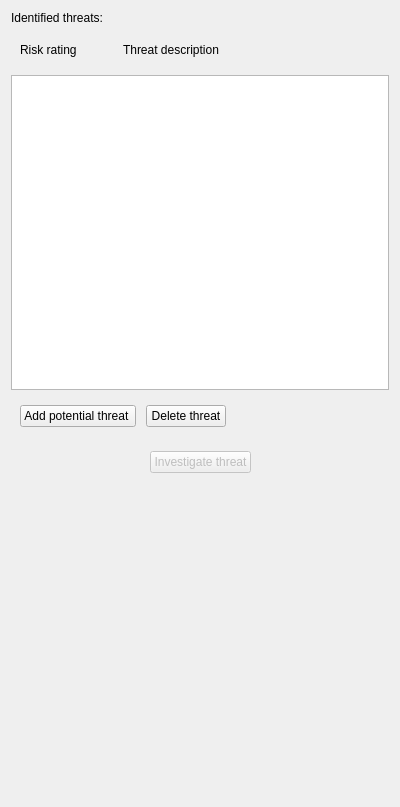
<?xml version="1.0" encoding="UTF-8"?>
<ui version="4.0">
 <class>Form</class>
 <widget class="QWidget" name="Form">
  <property name="geometry">
   <rect>
    <x>0</x>
    <y>0</y>
    <width>400</width>
    <height>807</height>
   </rect>
  </property>
  <property name="windowTitle">
   <string>Form</string>
  </property>
  <layout class="QVBoxLayout" name="verticalLayout_2">
   <item>
    <widget class="QLabel" name="label">
     <property name="text">
      <string>Identified threats:</string>
     </property>
    </widget>
   </item>
   <item>
    <widget class="QWidget" name="widget_2" native="true">
     <layout class="QHBoxLayout" name="horizontalLayout_2">
      <item>
       <widget class="QLabel" name="label_2">
        <property name="text">
         <string>Risk rating</string>
        </property>
       </widget>
      </item>
      <item>
       <spacer name="horizontalSpacer_3">
        <property name="orientation">
         <enum>Qt::Horizontal</enum>
        </property>
        <property name="sizeType">
         <enum>QSizePolicy::Minimum</enum>
        </property>
        <property name="sizeHint" stdset="0">
         <size>
          <width>40</width>
          <height>20</height>
         </size>
        </property>
       </spacer>
      </item>
      <item>
       <widget class="QLabel" name="label_3">
        <property name="text">
         <string>Threat description</string>
        </property>
       </widget>
      </item>
      <item>
       <spacer name="horizontalSpacer_2">
        <property name="orientation">
         <enum>Qt::Horizontal</enum>
        </property>
        <property name="sizeHint" stdset="0">
         <size>
          <width>40</width>
          <height>20</height>
         </size>
        </property>
       </spacer>
      </item>
     </layout>
    </widget>
   </item>
   <item>
    <widget class="QListWidget" name="display_list_widget">
     <property name="sortingEnabled">
      <bool>false</bool>
     </property>
    </widget>
   </item>
   <item>
    <widget class="QWidget" name="widget" native="true">
     <layout class="QHBoxLayout" name="horizontalLayout">
      <property name="spacing">
       <number>10</number>
      </property>
      <item>
       <widget class="QPushButton" name="add_threat_button">
        <property name="text">
         <string>Add potential threat </string>
        </property>
       </widget>
      </item>
      <item>
       <widget class="QPushButton" name="del_threat_button">
        <property name="text">
         <string>Delete threat</string>
        </property>
       </widget>
      </item>
      <item>
       <spacer name="horizontalSpacer">
        <property name="orientation">
         <enum>Qt::Horizontal</enum>
        </property>
        <property name="sizeHint" stdset="0">
         <size>
          <width>40</width>
          <height>20</height>
         </size>
        </property>
       </spacer>
      </item>
     </layout>
    </widget>
   </item>
   <item>
    <widget class="QWidget" name="widget_3" native="true">
     <layout class="QHBoxLayout" name="horizontalLayout_3">
      <item>
       <spacer name="horizontalSpacer_4">
        <property name="orientation">
         <enum>Qt::Horizontal</enum>
        </property>
        <property name="sizeHint" stdset="0">
         <size>
          <width>40</width>
          <height>20</height>
         </size>
        </property>
       </spacer>
      </item>
      <item>
       <widget class="QPushButton" name="pushButton_2">
        <property name="enabled">
         <bool>false</bool>
        </property>
        <property name="text">
         <string>Investigate threat</string>
        </property>
       </widget>
      </item>
      <item>
       <spacer name="horizontalSpacer_5">
        <property name="orientation">
         <enum>Qt::Horizontal</enum>
        </property>
        <property name="sizeHint" stdset="0">
         <size>
          <width>40</width>
          <height>20</height>
         </size>
        </property>
       </spacer>
      </item>
     </layout>
    </widget>
   </item>
   <item>
    <spacer name="verticalSpacer">
     <property name="orientation">
      <enum>Qt::Vertical</enum>
     </property>
     <property name="sizeHint" stdset="0">
      <size>
       <width>20</width>
       <height>40</height>
      </size>
     </property>
    </spacer>
   </item>
  </layout>
 </widget>
 <resources/>
 <connections/>
</ui>
